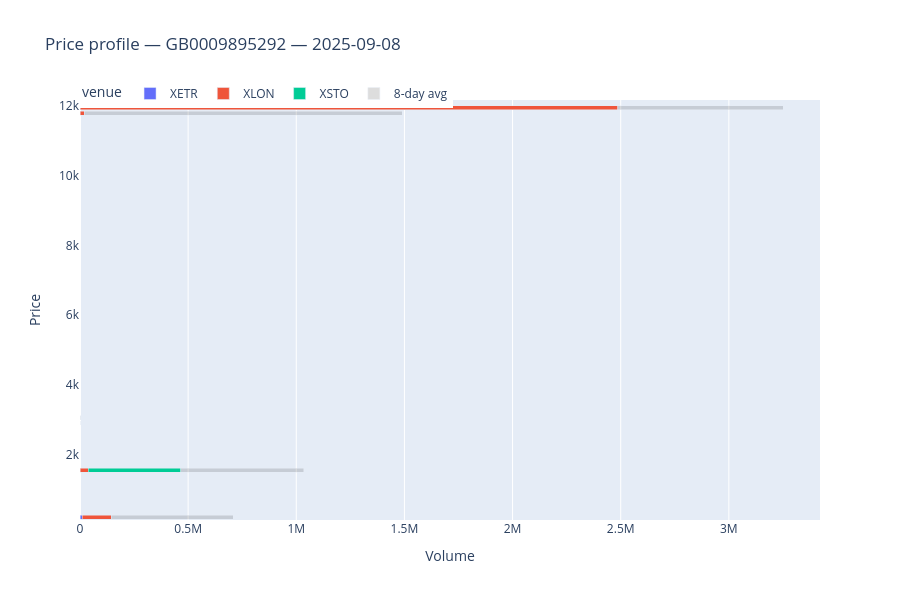

The cell this chart's notebook holds for it:
### Markdown cell above
## View 2 — Price Profile (Market Profile)

Volume-at-price histogram, read horizontally. The tallest bars (most volume) reveal
the "value area" — price levels where the market spent the most time trading.
An overlay of the 7-day average shows whether today's value area is stable or shifted.

### Code cell
N_BINS = 80

edges, centers = price_edges(df_today, N_BINS)
df_pp = df_today.copy()
df_pp["price_bin"] = pd.cut(df_pp["price"], bins=edges, labels=centers).astype(float)

group_cols = ["price_bin", SPLIT_BY] if SPLIT_BY else ["price_bin"]
agg_pp = df_pp.dropna(subset=["price_bin"]).groupby(group_cols)[METRIC].sum().reset_index()

if SPLIT_BY:
    fig2 = px.bar(
        agg_pp, x=METRIC, y="price_bin", color=SPLIT_BY,
        orientation="h", barmode="stack",
        title=f"Price profile — {ISIN} — {DATE}",
        labels={METRIC: METRIC.replace("_", " ").title(), "price_bin": "Price"},
        height=600,
    )
else:
    fig2 = px.bar(
        agg_pp, x=METRIC, y="price_bin",
        orientation="h",
        title=f"Price profile — {ISIN} — {DATE}",
        labels={METRIC: METRIC.replace("_", " ").title(), "price_bin": "Price"},
        color_discrete_sequence=["#1f6feb"],
        height=600,
    )

if SHOW_7D and not df_hist.empty:
    dh = df_hist.copy()
    dh["price_bin"] = pd.cut(dh["price"], bins=edges, labels=centers).astype(float)
    avg_7d_pp = (
        dh.dropna(subset=["price_bin"])
        .groupby(["trade_date", "price_bin"])[METRIC]
        .sum()
        .groupby("price_bin")
        .mean()
        .reset_index()
    )
    fig2.add_trace(go.Bar(
        x=avg_7d_pp[METRIC], y=avg_7d_pp["price_bin"],
        orientation="h",
        name=f"{n_days_hist}-day avg",
        marker_color="rgba(0,0,0,0.18)",
        opacity=0.75,
    ))

fig2.update_layout(legend=dict(orientation="h", y=1.05, x=0))
fig2.show()

### Figure 1 — Plotly figure (JSON) as saved in the notebook; plotly's stock layout.template omitted (floating-point values rounded to 4 significant figures)
{"data": [{"hovertemplate": "venue=XETR<br>Volume=%{x}<br>Price=%{y}<extra></extra>", "legendgroup": "XETR", "marker": {"color": "#636efa", "pattern": {"shape": ""}}, "name": "XETR", "orientation": "h", "showlegend": true, "textposition": "auto", "type": "bar", "x": [9583.0], "xaxis": "x", "y": [193.7], "yaxis": "y"}, {"hovertemplate": "venue=XLON<br>Volume=%{x}<br>Price=%{y}<extra></extra>", "legendgroup": "XLON", "marker": {"color": "#EF553B", "pattern": {"shape": ""}}, "name": "XLON", "orientation": "h", "showlegend": true, "textposition": "auto", "type": "bar", "x": [135600.0, 37800.0, 19080.0, 2487000.0, 228600.0], "xaxis": "x", "y": [193.7, 1550.0, 11800.0, 11950.0, 12100.0], "yaxis": "y"}, {"hovertemplate": "venue=XSTO<br>Volume=%{x}<br>Price=%{y}<extra></extra>", "legendgroup": "XSTO", "marker": {"color": "#00cc96", "pattern": {"shape": ""}}, "name": "XSTO", "orientation": "h", "showlegend": true, "textposition": "auto", "type": "bar", "x": [427500.0], "xaxis": "x", "y": [1550.0], "yaxis": "y"}, {"marker": {"color": "rgba(0,0,0,0.18)"}, "name": "8-day avg", "opacity": 0.75, "orientation": "h", "type": "bar", "x": [562300.0, 570000.0, 58.0, 2510.0, 1471000.0, 763900.0, 1095000.0], "y": [193.7, 1550.0, 2906.0, 3057.0, 11800.0, 11950.0, 12100.0]}], "layout": {"barmode": "stack", "height": 600, "legend": {"orientation": "h", "title": {"text": "venue"}, "tracegroupgap": 0, "x": 0, "y": 1.05}, "title": {"text": "Price profile — GB0009895292 — 2025-09-08"}, "xaxis": {"anchor": "y", "domain": [0.0, 1.0], "title": {"text": "Volume"}}, "yaxis": {"anchor": "x", "domain": [0.0, 1.0], "title": {"text": "Price"}}}}
